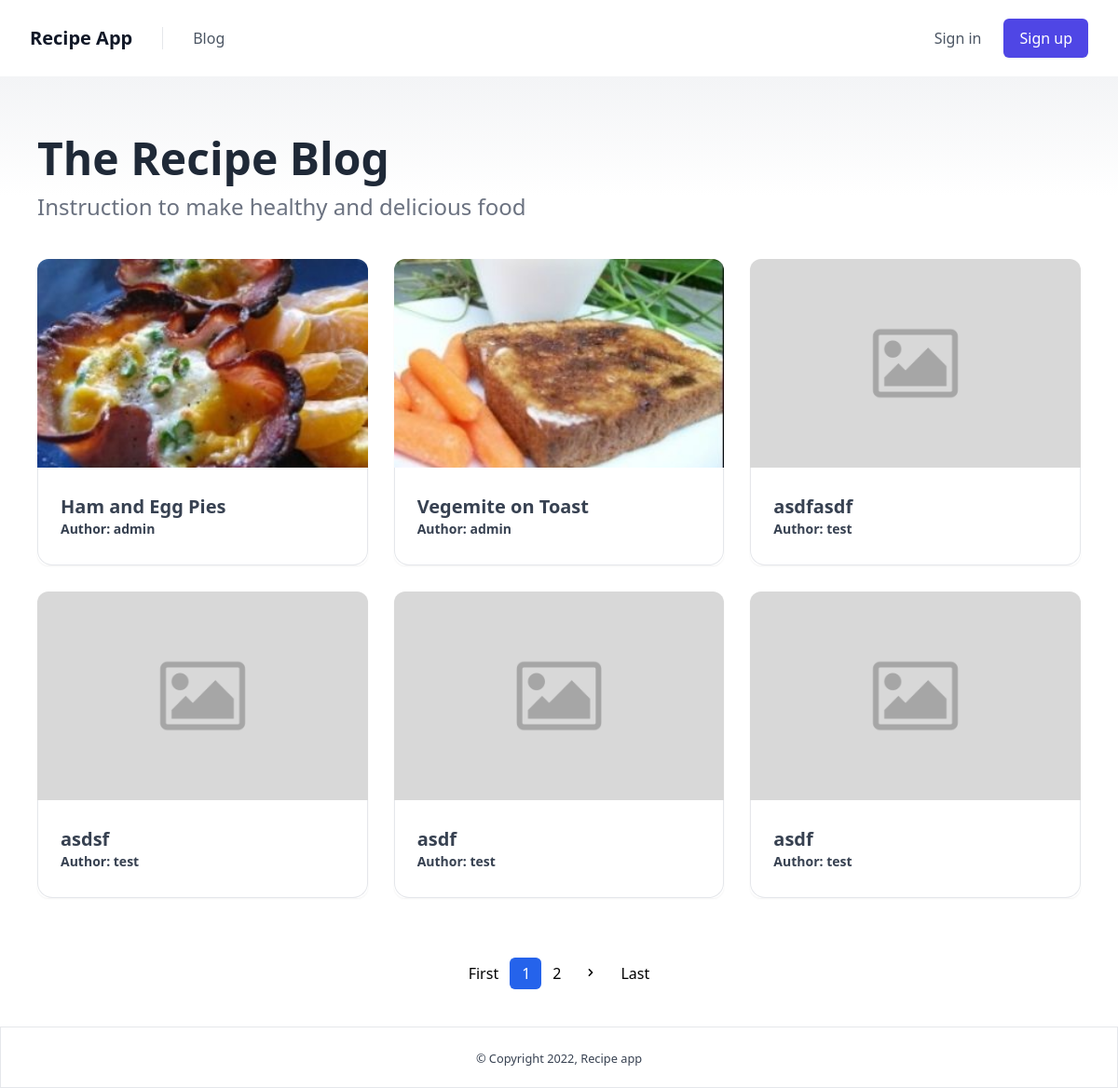
The app's page /, older data.
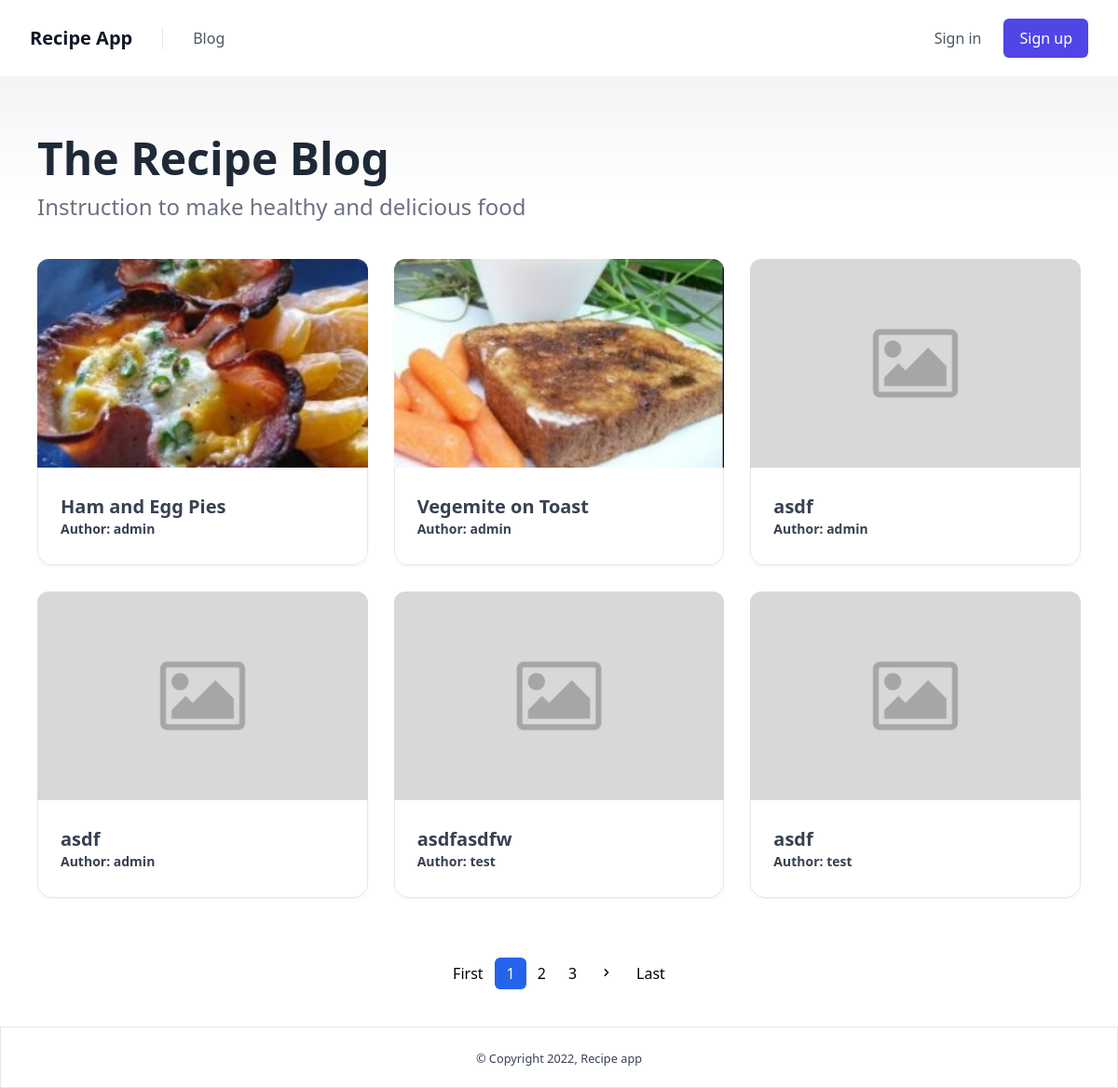
The same page, newer data.
### recipe/models.py (models this page shows, shortened)
class Recipe(models.Model):
    author = models.ForeignKey(settings.AUTH_USER_MODEL, related_name='author', on_delete=models.CASCADE)
    name = models.CharField(max_length=255)
    image = models.ImageField(upload_to='uploads/', null=True, blank=True)
    directions = models.TextField()
    updated = models.DateTimeField(auto_now_add=True)
    created = models.DateTimeField(auto_now=True)
    @property
    def get_image(self):
        if not self.image:
            return '/media/uploads/placeholder-image.png'
        return self.image.url

### account/models.py (models this page shows, shortened)
class Account(AbstractBaseUser, PermissionsMixin):
    email = models.EmailField(verbose_name='email', max_length=60, unique=True)
    username = models.CharField(max_length=30, unique=True)
    date_joined = models.DateTimeField(verbose_name='date joined', auto_now_add=True)
    last_login = models.DateTimeField(verbose_name='last login', auto_now=True)
    is_admin = models.BooleanField(default=False)
    is_active = models.BooleanField(default=True)
    is_staff = models.BooleanField(default=False)
    is_superuser = models.BooleanField(default=False)
    USERNAME_FIELD = 'email'
    REQUIRED_FIELDS = ['username']
    objects = MyAccountManager()
    def __str__(self):
        return self.username

### recipe/views.py (the view)
# urls.py: path('', views.IndexView.as_view(), name='index'),
class IndexView(ListView):
    model = Recipe
    template_name = "index.html"
    paginate_by = 6
    context_object_name = 'recipes'
    ordering = ['created']

### templates/index.html
{% extends 'base.html' %}
{% block content %}
<div class="min-h-screen">
    {% include 'components/content.html' %}
    {% include 'components/pagination.html' %}
</div>
{% endblock%}

### templates/base.html (shortened to what this page needs)
{% load static %}
<!DOCTYPE html>
<html lang="en">
<head>
    <link rel="stylesheet" href="{% static 'css/output.css' %}">
    <link rel="stylesheet" href="{% static 'css/indicator.css' %}" />
</head>
<body>
    {% include 'components/header.html' %}
    {% block content %}
    {% endblock%}
    {% include 'components/footer.html' %}
</body>
</html>

### templates/components/header.html (shortened to what this page needs)
<div x-data="{open:false}">
<section class="sw-full px-8 text-gray-700 bg-white">
    <div class="container flex flex-col flex-wrap items-center justify-between py-5 mx-auto md:flex-row max-w-7xl">
        <div class="relative flex flex-col md:flex-row">
            <a href="{% url 'index' %}" hx-boost="true" hx-indicator="#my-indicator" class="flex items-center mb-5 font-medium text-gray-900 lg:w-auto lg:items-center lg:justify-center md:mb-0">
                <span class="mx-auto text-xl font-black leading-none text-gray-900 select-none">Recipe App</span>
            </a>
            <nav class="flex flex-wrap items-center mb-5 text-base md:mb-0 md:pl-8 md:ml-8 md:border-l md:border-gray-200">
                <a href="{% url 'index' %}" hx-boost="true" hx-indicator="#my-indicator" class="hidden md:inline mr-5 font-medium leading-6 text-gray-600 hover:text-gray-900">Blog</a>
            </nav>
        </div>
        <div class="inline-flex items-center ml-5 space-x-6 lg:justify-end">
            {% if user.is_authenticated %}
            <p class="hidden md:inline">
                Welcome {{request.user|title}}
            </p>
            <a href="{% url 'signout' %}" hx-confirm="Are you sure you want to sign out?" hx-boost="true" hx-indicator="#my-indicator" class="hidden md:inline border border-gray-400 rounded-md py-2 px-3 text-base font-medium leading-6 text-gray-600 whitespace-no-wrap transition duration-150 ease-in-out hover:text-gray-900 hover:bg-gray-300">
                Sign out
            </a>
            {% else %}
            <a href="{% url 'signin' %}" hx-boost="true" hx-indicator="#my-indicator" class="hidden md:inline text-base font-medium leading-6 text-gray-600 whitespace-no-wrap transition duration-150 ease-in-out hover:text-gray-900">
                Sign in
            </a>
            <a href="{% url 'signup' %}" hx-boost="true" hx-indicator="#my-indicator" class="hidden md:inline-flex items-center justify-center px-4 py-2 text-base font-medium leading-6 text-white whitespace-no-wrap bg-indigo-600 border border-transparent rounded-md shadow-sm hover:bg-indigo-500 focus:outline-none focus:ring-2 focus:ring-offset-2 focus:ring-indigo-600">
                Sign up
            </a>
            {% endif %}
        </div>
    </div>
</section>
</div>

### templates/components/content.html
<section class="relative w-full bg-white">
    <div class="absolute w-full h-32 bg-gradient-to-b from-gray-100 to-white"></div>
    <div class="relative w-full px-5 py-10 mx-auto sm:py-12 md:py-16 md:px-10 max-w-7xl">
        <h1 class="mb-1 text-4xl font-extrabold leading-none text-gray-800 lg:text-5xl xl:text-6xl sm:mb-3">The Recipe Blog</h1>
        <p class="mb-10 text-lg font-medium text-gray-500 sm:text-2xl">Instruction to make healthy and delicious food</p>
        <div class="grid grid-cols-12 col-span-12 gap-7">
            {% for recipe in recipes %}
            <div class=" flex flex-col items-start col-span-12 overflow-hidden shadow-sm rounded-xl md:col-span-6 lg:col-span-4">
                <a href="{% url 'detail' recipe.id %}" class="w-full block transition duration-200 ease-out transform hover:scale-110">
                    <img class="object-cover w-full shadow-sm max-h-56" src="{{recipe.get_image}}" loading="lazy">
                </a>
                <div class="text-gray-700 relative w-full flex flex-col items-start px-6 bg-white border border-t-0 border-gray-200 py-7 rounded-b-2xl">
                    <h2 class="text-base font-bold sm:text-lg md:text-xl">{{ recipe.name }}</h2>
                    <p class="font-bold text-sm">Author: {{recipe.author}}</p>
                </div>
            </div>
            {%endfor%}
        </div>
    </div>
</section>

### templates/components/pagination.html (shortened to what this page needs)
<div class="flex justify-center mb-10">
    <nav aria-label="Table navigation">
        <ul class="inline-flex items-center">
            <a href="?page=1" hx-boost="true" hx-indicator="#my-indicator">
            <li>
              <button
              class="px-3 py-1 rounded-md rounded-l-lg focus:outline-none focus:shadow-outline-blue"
              aria-label="Previous"
              >
              First
              </button>
            </li>
          </a>
          {% for num in page_obj.paginator.page_range %}
          {% if page_obj.number == num %}
          <li>
            <a href="?page={{ num }}" hx-boost="true"  hx-indicator="#my-indicator">
              <button
                class="px-3 py-1 text-white transition-colors duration-150 bg-blue-600 border border-r-0 border-blue-600 rounded-md focus:outline-none focus:shadow-outline-blue"
              >
                {{ num }}
              </button>
            </a>
          </li>
          {% elif num > page_obj.number|add:'-3' and num < page_obj.number|add:'3' %}
          <li>
            <a href="?page={{ num }}" hx-boost="true"  hx-indicator="#my-indicator">
              <button
                class="px-3 py-1 rounded-md focus:outline-none focus:shadow-outline-blue"
              >
                {{ num }}
              </button>
            </a>
          </li>
          {% endif %}
          {% endfor %}
          {% if page_obj.has_next %}
          <li>
            <a hx-boost="true" href="?page={{ page_obj.next_page_number }}"  hx-indicator="#my-indicator">
              <button
                class="px-3 py-1 rounded-md rounded-r-lg focus:outline-none focus:shadow-outline-blue"
                aria-label="Next"
              >
                <svg
                  class="w-4 h-4 fill-current"
                  aria-hidden="true"
                  viewBox="0 0 20 20"
                >
                  <path
                    d="M7.293 14.707a1 1 0 010-1.414L10.586 10 7.293 6.707a1 1 0 011.414-1.414l4 4a1 1 0 010 1.414l-4 4a1 1 0 01-1.414 0z"
                    clip-rule="evenodd"
                    fill-rule="evenodd"
                  ></path>
                </svg>
              </button>
            </a>
          </li>
          {% endif %}
        <li>
          <a href="?page={{page_obj.paginator.num_pages}}" hx-boost="true"  hx-indicator="#my-indicator">
            <button
            class="px-3 py-1 rounded-md rounded-l-lg focus:outline-none focus:shadow-outline-blue"
            aria-label="Previous"
            >
            Last
            </button>
          </a>
        </li>
        </ul>
      </nav>
</div>

### templates/components/footer.html
{% load static %}
<section class="relative w-full px-8 text-gray-700 bg-white border border-t body-font" data-tails-scripts="//unpkg.com/alpinejs">
    <div class="container flex flex-col flex-wrap items-center justify-between py-5 mx-auto md:flex-row max-w-7xl">
        <div class="flex flex-col items-center justify-center mx-auto">
            <p><small>&copy; Copyright 2022, Recipe app</small></p>
        </div>
    </div>
</section>

Row changes from the older to the newer data that the page shows:
removed Recipe: name "asdfasdf", author "test"
removed Recipe: name "asdsf", author "test"
added Recipe: name "asdf", author "admin"
added Recipe: name "asdf", author "admin"
changed Recipe: name "asdf" → "asdfasdfw"
Text that changed along with them:
new list line: "3"
